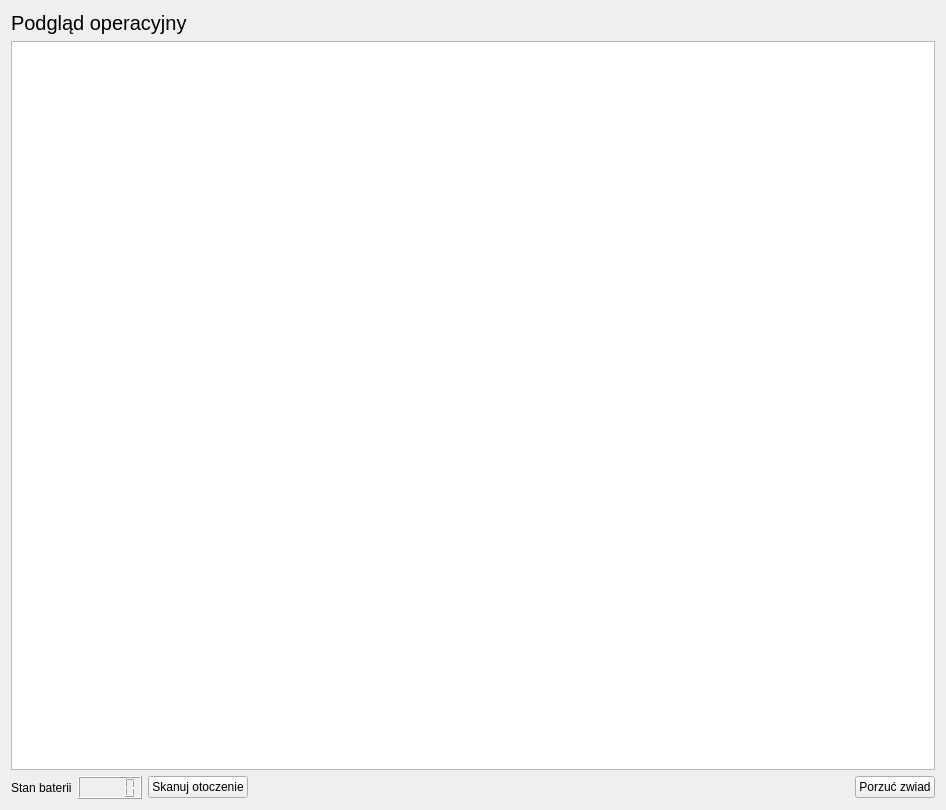
<?xml version="1.0" encoding="UTF-8"?>
<ui version="4.0">
 <class>ControlSilber</class>
 <widget class="QWidget" name="ControlSilber">
  <property name="geometry">
   <rect>
    <x>0</x>
    <y>0</y>
    <width>946</width>
    <height>810</height>
   </rect>
  </property>
  <property name="focusPolicy">
   <enum>Qt::StrongFocus</enum>
  </property>
  <property name="windowTitle">
   <string>ControlSilber</string>
  </property>
  <layout class="QVBoxLayout" name="verticalLayout">
   <item>
    <widget class="QLabel" name="label">
     <property name="font">
      <font>
       <pointsize>15</pointsize>
      </font>
     </property>
     <property name="text">
      <string>Podgląd operacyjny</string>
     </property>
    </widget>
   </item>
   <item>
    <widget class="QGraphicsView" name="graphicsView">
     <property name="sizePolicy">
      <sizepolicy hsizetype="Expanding" vsizetype="Expanding">
       <horstretch>0</horstretch>
       <verstretch>0</verstretch>
      </sizepolicy>
     </property>
     <property name="verticalScrollBarPolicy">
      <enum>Qt::ScrollBarAlwaysOff</enum>
     </property>
     <property name="horizontalScrollBarPolicy">
      <enum>Qt::ScrollBarAlwaysOff</enum>
     </property>
    </widget>
   </item>
   <item>
    <layout class="QHBoxLayout" name="horizontalLayout">
     <item>
      <widget class="QLabel" name="label_2">
       <property name="text">
        <string>Stan baterii</string>
       </property>
      </widget>
     </item>
     <item>
      <widget class="QLCDNumber" name="lcdNumber"/>
     </item>
     <item>
      <widget class="QPushButton" name="pushButton">
       <property name="text">
        <string>Skanuj otoczenie</string>
       </property>
      </widget>
     </item>
     <item>
      <spacer name="horizontalSpacer">
       <property name="orientation">
        <enum>Qt::Horizontal</enum>
       </property>
       <property name="sizeHint" stdset="0">
        <size>
         <width>40</width>
         <height>20</height>
        </size>
       </property>
      </spacer>
     </item>
     <item>
      <widget class="QPushButton" name="abandonBtn">
       <property name="text">
        <string>Porzuć zwiad</string>
       </property>
      </widget>
     </item>
    </layout>
   </item>
  </layout>
 </widget>
 <layoutdefault spacing="6" margin="11"/>
 <resources/>
 <connections/>
</ui>
